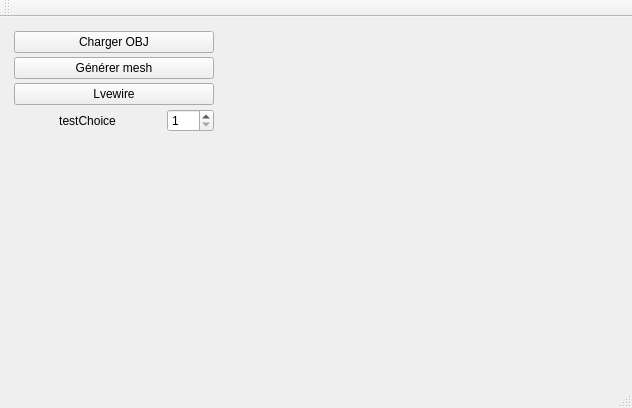
<?xml version="1.0" encoding="UTF-8"?>
<ui version="4.0">
 <class>MainWindow</class>
 <widget class="QMainWindow" name="MainWindow">
  <property name="geometry">
   <rect>
    <x>0</x>
    <y>0</y>
    <width>632</width>
    <height>408</height>
   </rect>
  </property>
  <property name="windowTitle">
   <string>MainWindow</string>
  </property>
  <widget class="QWidget" name="centralWidget">
   <layout class="QHBoxLayout" name="horizontalLayout_2">
    <item>
     <widget class="QWidget" name="widget_2" native="true">
      <property name="sizePolicy">
       <sizepolicy hsizetype="Maximum" vsizetype="Preferred">
        <horstretch>150</horstretch>
        <verstretch>0</verstretch>
       </sizepolicy>
      </property>
      <property name="minimumSize">
       <size>
        <width>150</width>
        <height>0</height>
       </size>
      </property>
      <layout class="QVBoxLayout" name="verticalLayout">
       <property name="spacing">
        <number>4</number>
       </property>
       <property name="leftMargin">
        <number>3</number>
       </property>
       <property name="topMargin">
        <number>3</number>
       </property>
       <property name="rightMargin">
        <number>3</number>
       </property>
       <property name="bottomMargin">
        <number>3</number>
       </property>
       <item>
        <widget class="QPushButton" name="pushButton_chargement">
         <property name="minimumSize">
          <size>
           <width>200</width>
           <height>0</height>
          </size>
         </property>
         <property name="text">
          <string>Charger OBJ</string>
         </property>
        </widget>
       </item>
       <item>
        <widget class="QPushButton" name="pushButton_generer">
         <property name="text">
          <string>Générer mesh</string>
         </property>
        </widget>
       </item>
       <item>
        <widget class="QPushButton" name="pushButton_livewire">
         <property name="text">
          <string>Lvewire</string>
         </property>
        </widget>
       </item>
       <item>
        <layout class="QHBoxLayout" name="horizontalLayout">
         <item>
          <widget class="QLabel" name="label">
           <property name="sizePolicy">
            <sizepolicy hsizetype="Expanding" vsizetype="Preferred">
             <horstretch>0</horstretch>
             <verstretch>0</verstretch>
            </sizepolicy>
           </property>
           <property name="text">
            <string>testChoice</string>
           </property>
           <property name="alignment">
            <set>Qt::AlignCenter</set>
           </property>
          </widget>
         </item>
         <item>
          <widget class="QSpinBox" name="spinBox">
           <property name="minimum">
            <number>1</number>
           </property>
           <property name="maximum">
            <number>100</number>
           </property>
          </widget>
         </item>
        </layout>
       </item>
       <item>
        <spacer name="verticalSpacer">
         <property name="orientation">
          <enum>Qt::Vertical</enum>
         </property>
         <property name="sizeHint" stdset="0">
          <size>
           <width>20</width>
           <height>40</height>
          </size>
         </property>
        </spacer>
       </item>
      </layout>
     </widget>
    </item>
    <item>
     <widget class="MeshViewerWidget" name="displayWidget" native="true"/>
    </item>
   </layout>
  </widget>
  <widget class="QMenuBar" name="menuBar">
   <property name="geometry">
    <rect>
     <x>0</x>
     <y>0</y>
     <width>632</width>
     <height>22</height>
    </rect>
   </property>
  </widget>
  <widget class="QToolBar" name="mainToolBar">
   <attribute name="toolBarArea">
    <enum>TopToolBarArea</enum>
   </attribute>
   <attribute name="toolBarBreak">
    <bool>false</bool>
   </attribute>
  </widget>
  <widget class="QStatusBar" name="statusBar"/>
 </widget>
 <layoutdefault spacing="6" margin="11"/>
 <customwidgets>
  <customwidget>
   <class>MeshViewerWidget</class>
   <extends>QWidget</extends>
   <header location="global">meshviewerwidget.h</header>
   <container>1</container>
  </customwidget>
 </customwidgets>
 <resources/>
 <connections/>
</ui>
